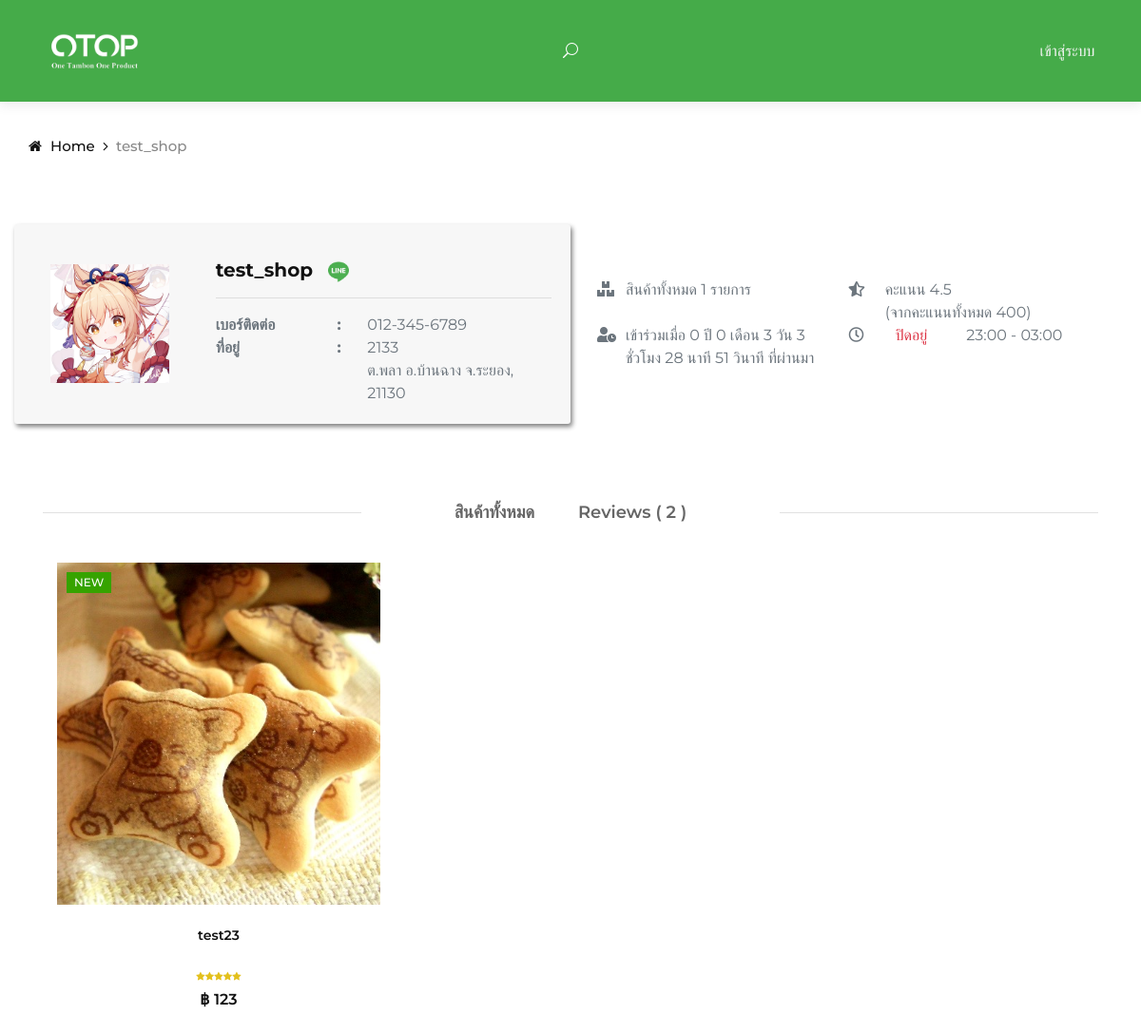
/views/Customer/profile-shop/profile-shop.php?shop_id=1, run on an earlier commit of the app's database.
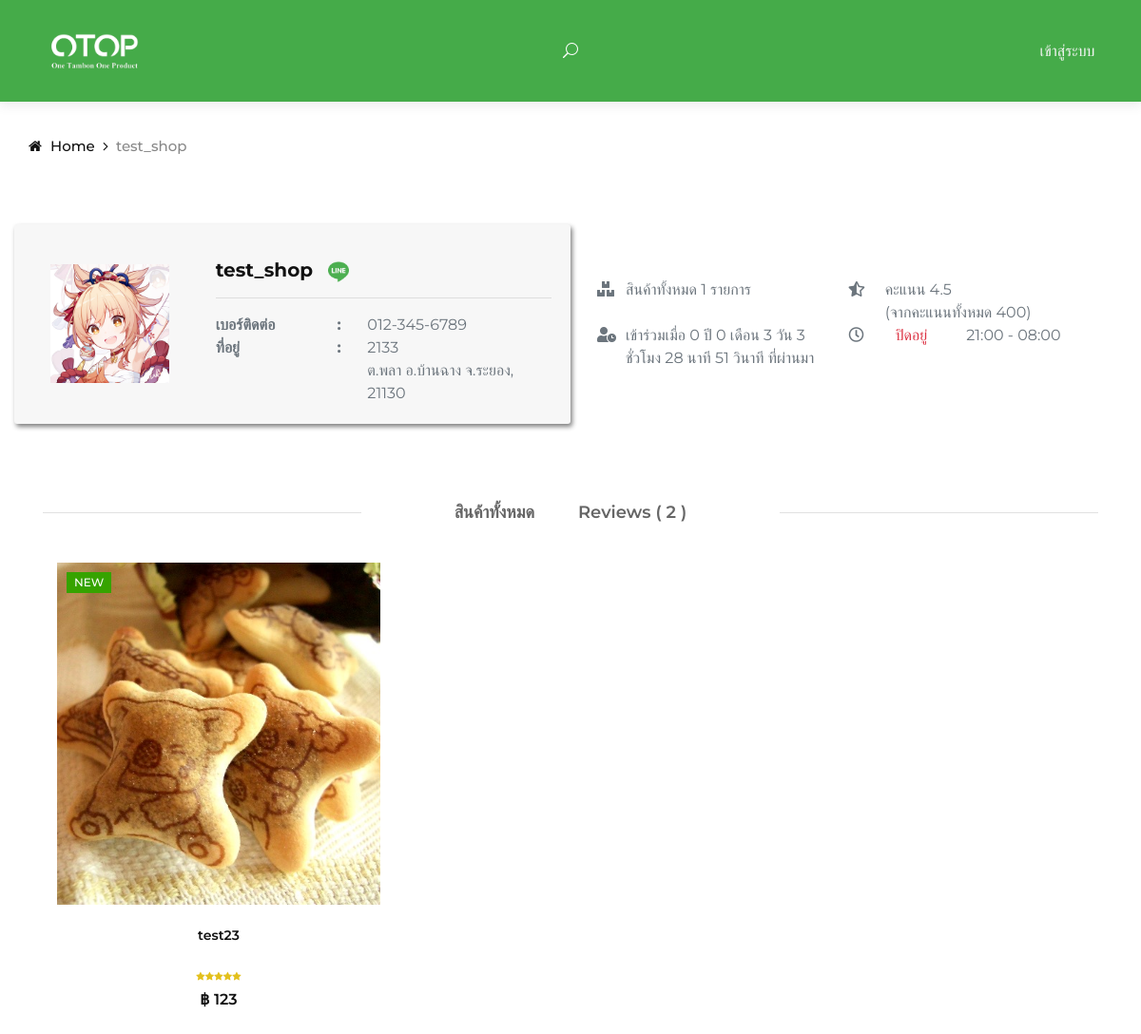
And on a later commit of the database.
### tables this page shows
CREATE TABLE `subdistricts` (
  `id` int(11) NOT NULL,
  `code` int(11) NOT NULL,
  `subdistricts_name_in_thai` varchar(150) NOT NULL,
  `subdistricts_name_in_english` varchar(150) DEFAULT NULL,
  `latitude` decimal(6,3) NOT NULL,
  `longitude` decimal(6,3) NOT NULL,
  `district_id` int(11) NOT NULL,
  `zip_code` int(11) DEFAULT NULL
);

CREATE TABLE `districts` (
  `id` int(11) NOT NULL,
  `code` int(11) NOT NULL,
  `districts_name_in_thai` varchar(150) NOT NULL,
  `districts_name_in_english` varchar(150) NOT NULL,
  `province_id` int(11) NOT NULL
);

CREATE TABLE `provinces` (
  `id` int(11) NOT NULL,
  `code` int(11) NOT NULL,
  `provinces_name_in_thai` varchar(150) NOT NULL,
  `provinces_name_in_english` varchar(150) NOT NULL
);

CREATE TABLE `product` (
  `product_id` int(11) NOT NULL,
  `product_number` varchar(20) NOT NULL,
  `product_name` varchar(255) NOT NULL,
  `product_description` text NOT NULL,
  `product_specification` text NOT NULL,
  `product_type` int(11) NOT NULL,
  `price` double NOT NULL,
  `shipping_cost` double NOT NULL,
  `stock` int(11) NOT NULL,
  `shop_id` int(11) NOT NULL,
  `delivery_type` int(11) NOT NULL,
  `profile_product` varchar(90) DEFAULT NULL,
  `picture` varchar(90) DEFAULT NULL,
  `qrcode` varchar(50) DEFAULT NULL,
  `modify` int(11) DEFAULT NULL
);

### dbConnect.php (called while the page is built, shortened)
<?php
function connectDB()
{
    $servername = "localhost";
    $username = "root";
    $password = "";
    try {
        $conn = new PDO("mysql:host=$servername;dbname=otop_shop;charset=utf8", $username, $password);
        $conn->setAttribute(PDO::ATTR_ERRMODE, PDO::ERRMODE_EXCEPTION);
        return $conn;
    } catch (PDOException $e) {
        return "Connection failed: " . $e->getMessage();
    }
}
function selectData($str)
{
    $myConDB = connectDB();
    try {
        $stmt = $myConDB->prepare($str);
        $stmt->execute();
        $num = 0;
        while ($result = $stmt->fetch(PDO::FETCH_ASSOC)) {
            $num++;
            foreach ($result as $key => $value) {
                $data[$num][$key] = $value;
            }
        }
        $data[0]['numrow'] = $num;
        return $data;
    } catch (PDOException $e) {
        $conn = null;
        return "Error: " . $e->getMessage();
    }
}
?>

### query/query.php (called while the page is built, shortened)
<?php
include_once("../../../dbConnect.php");
function getProductByShopID($product_id)
{
    $sql = "SELECT * FROM `product`
                    INNER JOIN `product_type` ON `product`.`product_type` = `product_type`.`id`
                    INNER JOIN `seller-list` ON `product`.`shop_id` = `seller-list`.`shop_id`
            WHERE `product`.`product_id` = '$product_id'";
    $DATA = selectData($sql);
    return $DATA;
}
function getShopProfile($shop_id)
{
    $sql = "SELECT * FROM `seller-list`
                    INNER JOIN  `product` ON `product`.`shop_id` = `seller-list`.`shop_id`
                    INNER JOIN `product_type` ON `product`.`product_type` = `product_type`.`id`
                    INNER JOIN `subdistricts` ON `seller-list`.`subdistrict_shop` = `subdistricts`.`id`
                    INNER JOIN `districts` ON `subdistricts`.`district_id` = `districts`.`id`
                    INNER JOIN `provinces` ON `districts`.`province_id` = `provinces`.`id`
            WHERE `seller-list`.`shop_id` = '$shop_id'";
    $DATA = selectData($sql);
    return $DATA;
}

### query/function.php (called while the page is built, shortened)
<?php
function format_phonenumber($phonenumber)
{
    if (preg_match('/^(\d{3})(\d{3})(\d{4})$/',  $phonenumber,  $matches)) {
        $result = $matches[1] . '-' . $matches[2] . '-' . $matches[3];
    }
    return $result;
}

### views/Customer/profile-shop/profile-shop.php (the view, shortened to what the rows shown need)
<!DOCTYPE html>
<html lang="en">
<?php
include_once("../../../query/query.php");
include_once("../../../query/function.php");
$shop_id = $_GET['shop_id'];
$SHOP_PROFILE = getShopProfile($shop_id);
$SHOP_PRODUCT = getProductByShopID($shop_id);
?>
<head>
</head>
<body>
    <div class="breadcrumb-option">
        <div class="container">
            <div class="row">
                <div class="col-lg-12">
                    <div class="breadcrumb__links">
                        <a href="../../../index.php"><i class="fa fa-home"></i> Home</a>
                        <span><?php echo $SHOP_PROFILE[1]["shop_name"] ?></span>
                    </div>
                </div>
            </div>
        </div>
    </div>
    <section class="product-details spad">
        <div class="container">
            <div class="row">
                <div class="col-lg-6 profile-shop-banner">
                    <div class="row">
                        <div class="col-4 d-flex justify-content-center align-self-center">
                            <img src='<?php echo "../../../img/profile/saler/" . $SHOP_PROFILE[1]["profile_shop"] ?>' width="125" height="125" />
                        </div>
                        <div class="col-8">
                            <h6 class="h5 mb-2 mt-3 font-weight-bold"><?php echo $SHOP_PROFILE[1]["shop_name"] ?> <a href="#"><img src="../../../img/icon/line.png" width="22" height="22" style="margin-left: 10px;" /></a></h6>
                            <hr>
                            <div class="row">
                                <div class="col-sm-4">
                                </div>
                                <div class="col-sm-1">
                                </div>
                                <div class="col-md-7">
                                    <span class="text-muted"><?php echo format_phonenumber($SHOP_PROFILE[1]["tel"]) ?></span>
                                </div>
                            </div>
                            <div class="row">
                                <div class="col-sm-4">
                                </div>
                                <div class="col-sm-1">
                                </div>
                                <div class="col-md-7">
                                    <span class="text-muted">
                                        <?Php
                                        if ($SHOP_PROFILE[1]["provinces_name_in_thai"] == "กรุงเทพมหานคร") {
                                            echo $SHOP_PROFILE[1]["address_shop"] . "<br>" .
                                                " แขวง" . $SHOP_PROFILE[1]["subdistricts_name_in_thai"] .
                                                " " . $SHOP_PROFILE[1]["districts_name_in_thai"] .
                                                " " . $SHOP_PROFILE[1]["provinces_name_in_thai"] .
                                                ", " . $SHOP_PROFILE[1]["zip_code"];
                                        } else {
                                            echo $SHOP_PROFILE[1]["address_shop"]  . "<br>" .
                                                " ต." . $SHOP_PROFILE[1]["subdistricts_name_in_thai"] .
                                                " อ." . $SHOP_PROFILE[1]["districts_name_in_thai"] .
                                                " จ." . $SHOP_PROFILE[1]["provinces_name_in_thai"] .
                                                ", " . $SHOP_PROFILE[1]["zip_code"];
                                        }
                                        ?>
                                    </span>
                                </div>
                            </div>
                        </div>
                        <br>
                    </div>
                </div>
                <div class="col-md-6 align-self-center" style="padding: 28px;">
                    <div class="row">
                        <div class="col-md-6 text-muted">
                            <div class="row">
                                <div class="col-md-10">
                                    <span>
                                        <?php
                                        $current_date = date_create(date("Y-m-d H:i:s", time()));
                                        $reigster_saler_date = date_create(date("Y-m-d H:i:s", $SHOP_PROFILE[1]["modify_saler"]));
                                        $diff = date_diff($current_date, $reigster_saler_date);
                                        echo "เข้าร่วมเมื่อ " . $diff->format("%y ปี %m เดือน %d วัน %h ชั่วโมง %i นาที %s วินาที") . " ที่ผ่านมา";
                                        ?>
                                    </span>
                                </div>
                            </div>
                        </div>
                        <div class="col-md-6 text-muted">
                            <div class="row">
                                <div class="col-md-11">
                                    <div class="row">
                                        <?php
                                        $time_current = time();
                                        $time_opened = strtotime($SHOP_PROFILE[1]["time_opened"]);
                                        $time_closed = strtotime($SHOP_PROFILE[1]["time_closed"]);
                                        if ($time_current >= $time_opened && $time_current <= $time_closed) {
                                        ?>
                                            <div class="col-md-4 align-self-center text-center">
                                                <span class="text-success">เปิดอยู่</span>
                                            </div>
                                            <div class="col-md-6 align-self-center">
                                                <span><?php echo date('H:i', $time_opened)  . " - " .  date('H:i', $time_closed); ?></span>
                                            </div>
                                        <?php
                                        } else {
                                        ?>
                                            <div class="col-md-4 align-self-center text-center">
                                                <span class="text-danger">ปิดอยู่</span>
                                            </div>
                                            <div class="col-md-8 align-self-center">
                                                <span><?php echo date('H:i', $time_opened)  . " - " .  date('H:i', $time_closed); ?></span>
                                            </div>
                                        <?php
                                        }
                                        ?>
                                    </div>
                                </div>
                            </div>
                        </div>
                    </div>
                </div>
            </div>
            <div class="col-lg-12">
                <div class="product__details__tab">
                    <div class="tab-content">
                        <div class="tab-pane active" id="tabs-1" role="tabpanel">
                            <div class="col-lg-12">
                                <div class="row">
                                    <?php
                                    for ($i = 1; $i < COUNT($SHOP_PRODUCT); $i++) {
                                    ?>
                                        <div class="col-lg-4 col-md-6">
                                            <div class="product__item">
                                                <div class="product__item__pic set-bg" data-setbg="<?php echo "../../../img/product/profile/" . $SHOP_PRODUCT[$i]["profile_product"]; ?>">
                                                    <div class="label new">New</div>
                                                    <ul class="product__hover">
                                                    </ul>
                                                </div>
                                                <div class="product__item__text">
                                                    <h6><a href='<?php echo "../product_detail/product-details.php?product_id=" . $SHOP_PRODUCT[$i]["product_id"]; ?>'><?php echo $SHOP_PRODUCT[$i]["product_name"] ?></a></h6>
                                                    <div class="rating">
                                                        <i class="fa fa-star"></i>
                                                        <i class="fa fa-star"></i>
                                                        <i class="fa fa-star"></i>
                                                        <i class="fa fa-star"></i>
                                                        <i class="fa fa-star"></i>
                                                    </div>
                                                    <div class="product__price"><?php echo "฿ " . $SHOP_PRODUCT[$i]["price"]; ?></div>
                                                </div>
                                            </div>
                                        </div>
                                    <?php
                                    }
                                    ?>
                                </div>
                            </div>
                        </div>
                    </div>
                </div>
            </div>
        </div>
    </section>
</body>
</html>

What changed in the data, as far as the page shows it:
changed seller-list "test_shop": time_opened "23:00" → "21:00"; time_closed "03:00" → "08:00"
